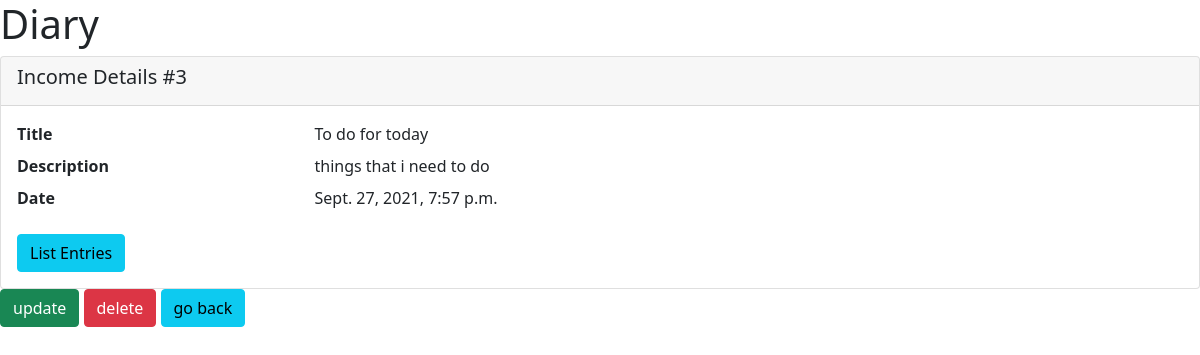
The app's page /list/detail/3 (signed in) with its own data.
### list/models.py (models this page shows, shortened)
class List(models.Model):
	title 				= models.CharField(max_length=32)
	description 		= models.TextField()
	timestamp			= models.DateTimeField(auto_now_add=True)
	user 				= models.ForeignKey(User, related_name='list', on_delete=models.CASCADE, null=True)

### list/views.py (the view)
# urls.py: path('detail/<int:pk>', views.ListDetailView.as_view(), name='list_detail'),
@method_decorator(login_required, name='dispatch')
class ListDetailView(DetailView):
	model = List
	template_name = 'list/detail.html'
	context_object_name = 'list'
	def get_object(self, queryset=None):
		obj = super(ListDetailView, self).get_object(queryset=queryset)
		if obj.user != self.request.user:
			raise Http404()
		return obj
	def get_queryset(self):
		queryset = super(ListDetailView, self).get_queryset()
		return queryset.filter(user=self.request.user)
	def get_context_data(self, **kwargs):
		context = super(ListDetailView, self).get_context_data(**kwargs)
		list_obj = context['list']
		delete_link = reverse_lazy('list_delete', kwargs={'pk':list_obj.pk})
		update_link = reverse_lazy('list_update', kwargs={'pk':list_obj.pk})
		context['delete_link'] = delete_link
		context['update_link'] = update_link
		context['go_back_link'] = reverse_lazy('lists_list')
		context['list_entry_home_link'] = reverse_lazy('list_entries_list', kwargs={'list_id':list_obj.id})
		return context

### templates/list/detail.html
{% extends 'diary_base.html' %}
{% block content %}
	<div class="card">
	    <div class="card-header">
	        <h5 class="card-title">Income Details #{{list.id}}</h5>
	    </div>
	    <div class="card-body">
	    <dl class="row">
	      <dt class="col-sm-3">Title</dt>
	      <dd class="col-sm-9">{{ list.title}}</dd>
	      <dt class="col-sm-3">Description</dt>
	      <dd class="col-sm-9">{{ list.description}}</dd>
	      <dt class="col-sm-3">Date</dt>
	      <dd class="col-sm-9">{{ list.timestamp}}</dd>
	    </dl>
	    <a href="{{list_entry_home_link}}" class="btn btn-info">List Entries</a>
	    </div>
	</div>
	<a href="{{update_link}}" class="btn btn-success">update</a>
	<a href="{{delete_link}}" class="btn btn-danger">delete</a>
	<a href="{{go_back_link}}" class="btn btn-info">go back</a>
{% endblock %}

### records on screen
List: id "3", title "To do for today", description "things that i need to do", timestamp "Sept. 27, 2021, 7:57 p.m."
